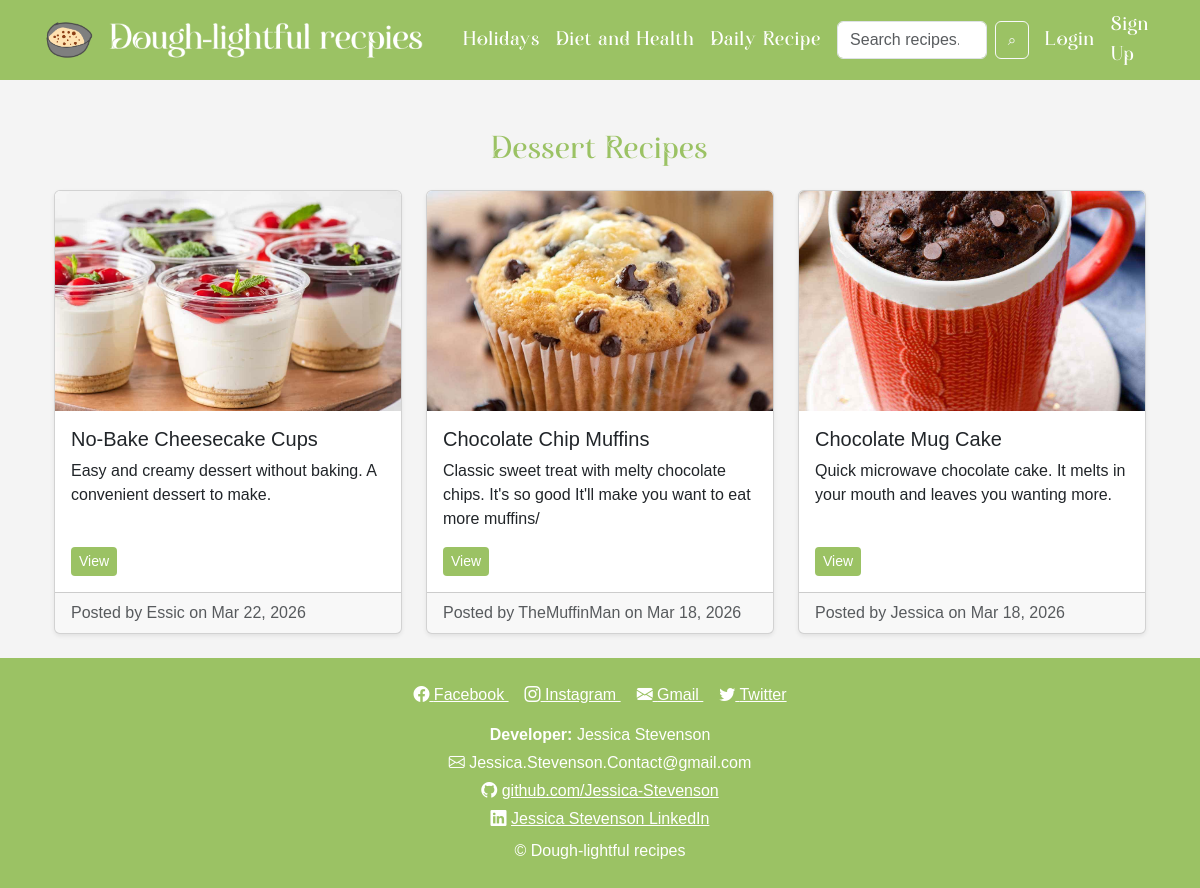
The app's page /daily/?subcategory=dessert with its own data.
### recipe/models.py (models this page shows, shortened)
class Recipe(models.Model):
    MAIN_CATEGORIES = [
        ('daily', 'Daily Recipes'),
        ('holiday', 'Holidays'),
        ('health', 'Diet & Health'),
    ]
    SUB_CATEGORIES = [
        ('breakfast', 'Breakfast'),
        ('lunch', 'Lunch'),
        ('dinner', 'Dinner'),
        ('dessert', 'Dessert'),
        ('drinks', 'Drinks'),
        ('new_years', "New Year's"),
        ('mothers_day', "Mother's Day"),
        ('keto', 'Keto'),
        ('vegetarian', 'Vegetarian'),
    ]
    user = models.ForeignKey(User, on_delete=models.CASCADE)
    title = models.CharField(max_length=200)
    description = models.TextField()
    ingredients = models.TextField()
    instructions = models.TextField()
    image = models.ImageField(upload_to='recipes/', blank=True, null=True)
    main_category = models.CharField(max_length=20, choices=MAIN_CATEGORIES)
    sub_category = models.CharField(max_length=20, choices=SUB_CATEGORIES, blank=True, null=True)
    created_at = models.DateTimeField(auto_now_add=True)

### recipe/views.py (the view)
# urls.py: path('daily/', views.daily_view, name='daily_all'),
def daily_view(request):
    subcat = request.GET.get('subcategory')
    recipes = Recipe.objects.filter(
        main_category='daily',
        sub_category=subcat
    ).order_by('-created_at') if subcat else Recipe.objects.filter(main_category='daily').order_by('-created_at')
    template_name = f'food/daily/{subcat}.html' if subcat else 'food/daily/all.html'
    return render(request, template_name, {'recipes': recipes})

### templates/food/daily/dessert.html (shortened to what this page needs)
{% extends 'base.html' %}
{% load static %}
{% block content %}
<div class="container mt-4">
    <h2 class="mb-4 text-center heading">Dessert Recipes</h2>
    <div class="row row-cols-1 row-cols-md-3 g-4">
        {% for recipe in recipes %}
        <div class="col">
            <div class="card h-100 shadow-sm">
                {% if recipe.image %}
                <img src="{{ recipe.image.url }}" class="card-img-top" alt="{{ recipe.title }}">
                {% else %}
                <img src="{% static 'recipestatic/Le_Logo.png' %}" class="card-img-top" alt="{{ recipe.title }}">
                {% endif %}
                <div class="card-body d-flex flex-column">
                    <h5 class="card-title">{{ recipe.title }}</h5>
                    <p class="card-text">
                        {{ recipe.description }}
                    </p>
                    <div class="mt-auto d-flex gap-2 flex-wrap">
                        <a href="{% url 'recipe_detail' recipe.id %}"
                        class="btn btn-sm"
                        style="background-color:#9BC264; color:white; border:none;">
                            View
                        </a>
                    </div>
                </div>
                <div class="card-footer text-muted">
                    Posted by {{ recipe.user.username }} on {{ recipe.created_at|date:"M d, Y" }}
                </div>
            </div>
        </div>
        {% empty %}
        <p class="text-center">No dessert recipes yet.</p>
        {% endfor %}
    </div>
</div>
{% endblock %}

### recipe/static/recipestatic/style.css (style rules this page uses)
body { background-color: #f4f4f4; font-family: Arial, sans-serif; overflow-x: hidden; }
.heading { font-family: 'Auralyess', sans-serif; color: #9BC264; letter-spacing: 1px; }
.card-img-top { width:100%; height:220px; object-fit:cover; display:block; }
.card { overflow:hidden; }

### records on screen
Recipe: image (picture), title "No-Bake Cheesecake Cups", description "Easy and creamy dessert without baking. A convenient dessert to make.", user.username "Essic", created_at "Mar 22, 2026"
Recipe: image (picture), title "Chocolate Chip Muffins", description "Classic sweet treat with melty chocolate chips. It's so good It'll make you want to eat more muffins/", user.username "TheMuffinMan", created_at "Mar 18, 2026"
Recipe: image (picture), title "Chocolate Mug Cake", description "Quick microwave chocolate cake. It melts in your mouth and leaves you wanting more.", user.username "Jessica", created_at "Mar 18, 2026"
